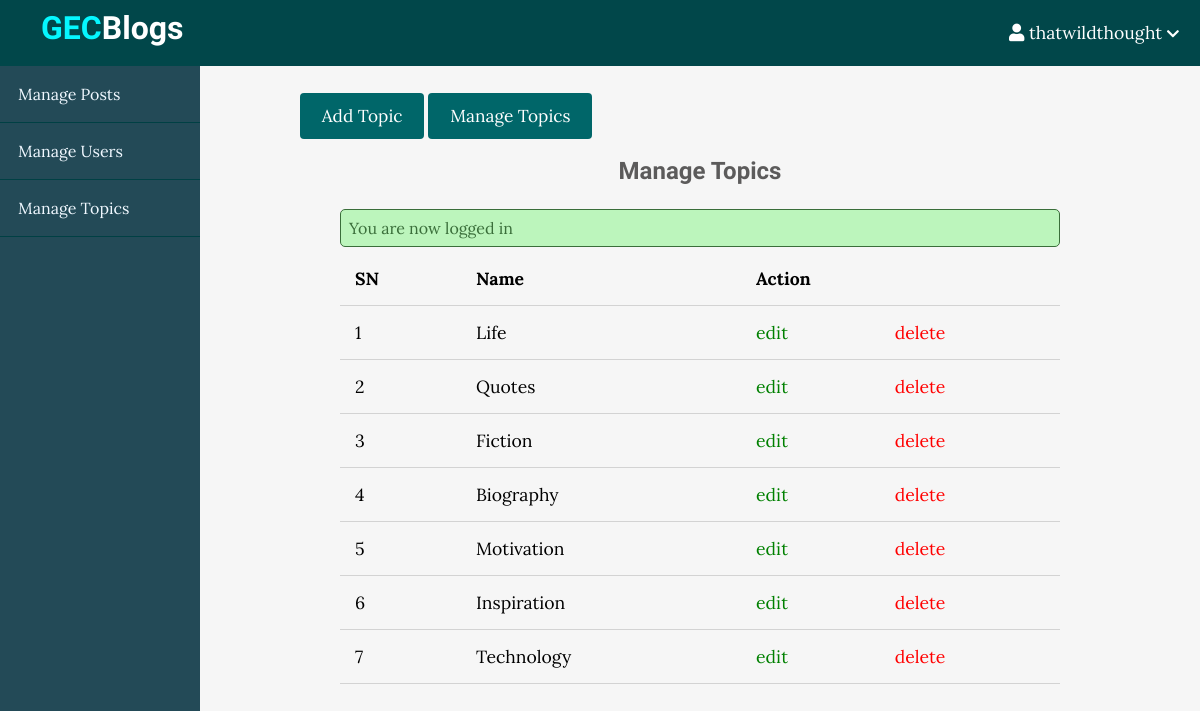
The app's page /admin/topics/index.php (signed in) with its own data.
### tables this page shows
CREATE TABLE `topics` (
  `id` int(11) NOT NULL,
  `name` varchar(100) NOT NULL,
  `description` text NOT NULL
);

### app/controllers/topics.php (called while the page is built, shortened)
<?php
include(ROOT_PATH . "/app/database/db.php");
$table = 'topics';
$topics = selectAll($table);

### app/database/db.php (called while the page is built, shortened)
<?php
require('connect.php');
function selectAll($table, $conditions = [])
{
    global $conn;
    $sql = "SELECT * FROM $table";
    if (empty($conditions)) {
        $stmt = $conn->prepare($sql);
        $stmt->execute();
        $records = $stmt->get_result()->fetch_all(MYSQLI_ASSOC);
        return $records;
    }
}

### admin/topics/index.php (the view, shortened to what this page needs)
<?php include(ROOT_PATH . "/app/controllers/topics.php");
?>
<!DOCTYPE html>
<html lang="en">
    <head>
        <link rel="stylesheet"
            href="https://use.fontawesome.com/releases/v5.7.2/css/all.css"
>
        <link rel="stylesheet" href="../../assets/css/style.css">
        <link rel="stylesheet" href="../../assets/css/admin.css">
    </head>
    <body>
    <?php include(ROOT_PATH . "/app/includes/adminHeader.php"); ?>
        <div class="admin-wrapper">
        <?php include(ROOT_PATH . "/app/includes/adminSidebar.php"); ?>
            <div class="admin-content">
                <div class="button-group">
                    <a href="create.php" class="btn btn-big">Add Topic</a>
                    <a href="index.php" class="btn btn-big">Manage Topics</a>
                </div>
                <div class="content">
                    <h2 class="page-title">Manage Topics</h2>
                    <?php include(ROOT_PATH . "/app/includes/messages.php"); ?>
                    <table>
                        <thead>
                            <th>SN</th>
                            <th>Name</th>
                            <th colspan="2">Action</th>
                        </thead>
                        <tbody>
                            <?php foreach ($topics as $key => $topic): ?>
                               <tr>
                                    <td><?php echo $key + 1; ?></td>
                                    <td><?php echo $topic['name']; ?></td>
                                    <td><a href="edit.php?id=<?php echo $topic['id']; ?>" class="edit">edit</a></td>
                                    <td><a href="index.php?del_id=<?php echo $topic['id']; ?>" class="delete">delete</a></td>
                                </tr>
                            <?php endforeach; ?>
                        </tbody>
                    </table>
                </div>
            </div>
        </div>
    </body>
</html>

### app/includes/adminHeader.php (shortened to what this page needs)
<header>
    <a class="logo" href="<?php echo BASE_URL . '/index.php'; ?>">
        <h1 class="logo-text"><span>GEC</span>Blogs</h1>
    </a>
    <ul class="nav">
        <?php if (isset($_SESSION['username'])): ?>
            <li>
                <a href="#">
                    <i class="fa fa-user"></i>
                    <?php echo $_SESSION['username']; ?>
                    <i class="fa fa-chevron-down" style="font-size: .8em;"></i>
                </a>
            </li>
        <?php endif; ?>
    </ul>
</header>

### app/includes/adminSidebar.php
<div class="left-sidebar">
    <ul>
        <li><a href="<?php echo BASE_URL . '/admin/posts/index.php'; ?>">Manage Posts</a></li>
        <li><a href="<?php echo BASE_URL . '/admin/users/index.php'; ?>">Manage Users</a></li>
        <li><a href="<?php echo BASE_URL . '/admin/topics/index.php'; ?>">Manage Topics</a></li>
    </ul>
</div>

### app/includes/messages.php (shortened to what this page needs)
<?php if(isset($_SESSION['message'])): ?>
  <div class="msg <?php echo $_SESSION['type']; ?>">
    <li><?php echo $_SESSION['message']; ?></li>
  </div>
<?php endif; ?>

### assets/css/style.css (style rules this page uses)
* { box-sizing: border-box; }
html, body { height: 100%; padding: 0px; margin: 0px; background: #f6f6f6; font-family: "Lora", serif; }
h1, h2, h3, h4, h5, h6 { font-family: "Candal", serif; color: #5c5b5b; margin: 5px; }
a { text-decoration: none; color: inherit; }
.btn { padding: 0.5rem 1rem; background: #006669; color: white; border: 1px solid transparent; border-radius: 0.25rem; font-size: 1.08em; font-family: "Lora", serif; }
.btn-big { padding: 0.7rem 1.3rem; line-height: 1.3rem; }
.msg { width: 100%; margin: 5px auto; padding: 8px; border-radius: 5px; list-style: none; }
.success { color: #3a6e3a; border: 1px solid #3a6e3a; background: #bcf5bc; }
header { background: #008489; height: 66px; }
header * { color: white; }
header .logo { float: left; height: inherit; margin-left: 2em; }
header .logo-text { margin: 9px; font-family: "Candal", serif; }
header .logo-text span { color: #05f7ff; }
header ul { float: right; margin: 0px; padding: 0px; list-style: none; }
header ul li { float: left; position: relative; }
header ul li a { display: block; padding: 21px; font-size: 1.1em; text-decoration: none; }
.content { width: 90%; margin: 30px auto 30px; }

### assets/css/admin.css (style rules this page uses)
header { background: #01474a; }
.admin-wrapper { display: flex; height: calc(100% - 66px); }
.admin-wrapper .left-sidebar { flex: 2; height: 100%; background: #234a57; }
.admin-wrapper .left-sidebar ul { list-style: none; margin: 0px; padding: 0px; color: aliceblue; }
.admin-wrapper .left-sidebar ul li a { padding: 18px; display: block; border-bottom: 1px solid #004044; }
.admin-wrapper .admin-content { flex: 8; height: 100%; padding: 40px 100px 100px; overflow-y: scroll; }
.admin-content .page-title { text-align: center; margin-bottom: 1.5rem; }
table { width: 100%; border-collapse: collapse; font-size: 1.1rem; }
th, td { padding: 15px; text-align: left; border-bottom: 1px solid #d3d3d3; }
.edit { color: green; }
.delete { color: red; }

### records on screen
topics: name "Life"
topics: name "Quotes"
topics: name "Fiction"
topics: name "Biography"
topics: name "Motivation"
topics: name "Inspiration"
topics: name "Technology"

### other values on screen
$_SESSION['username'] "thatwildthought"
$_SESSION['message'] "You are now logged in"
